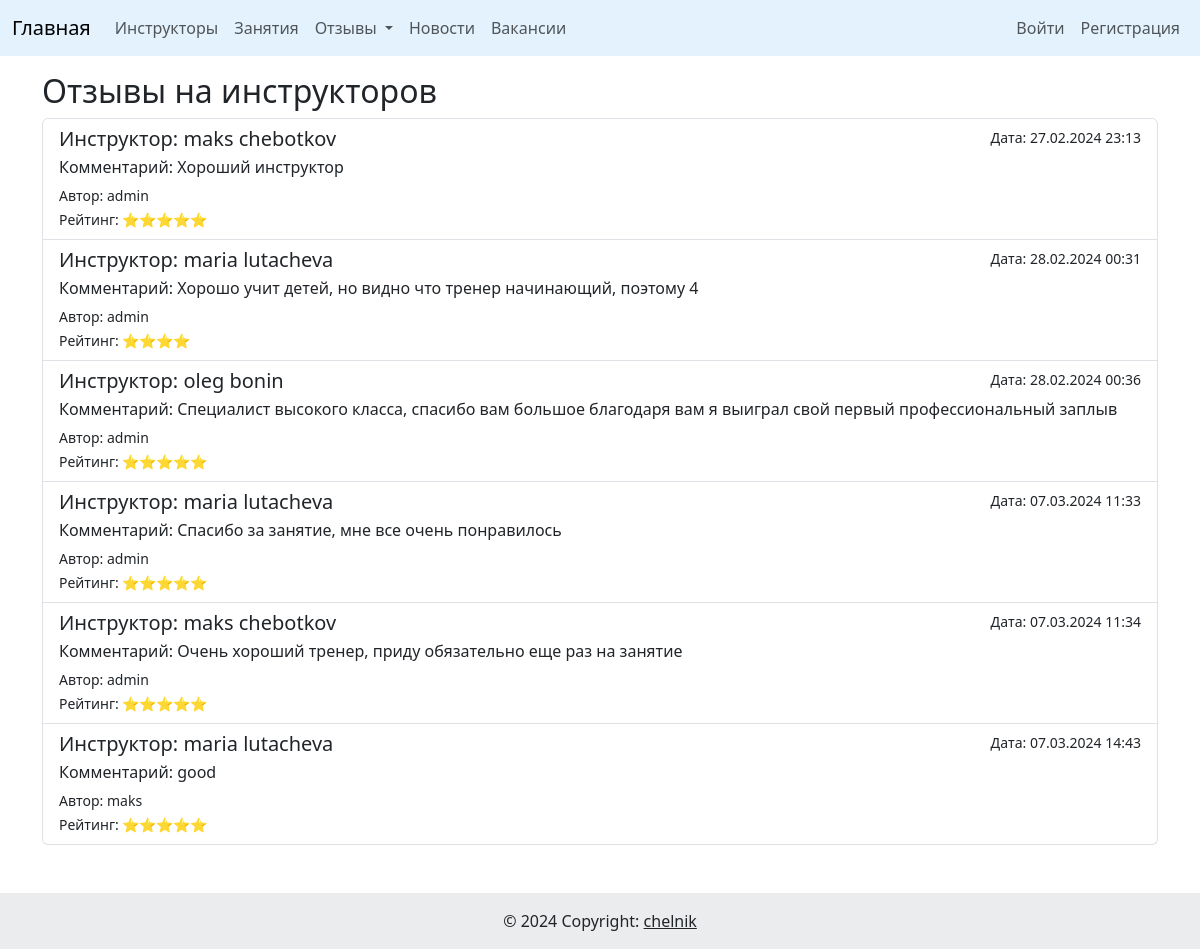
Page /instructor-review/ on the committed database.
### pool_app/models.py (models this page shows, shortened)
class InstructorReview(models.Model):
    RATING_CHOICES = [
        (1, '⭐'),
        (2, '⭐⭐'),
        (3, '⭐⭐⭐'),
        (4, '⭐⭐⭐⭐'),
        (5, '⭐⭐⭐⭐⭐'),
    ]
    instructor = models.ForeignKey(Instructor, on_delete=models.CASCADE,
                                   related_name='reviews')
    author = models.ForeignKey(User, on_delete=models.CASCADE)
    rating = models.IntegerField(choices=RATING_CHOICES)
    comment = models.TextField()
    created_at = models.DateTimeField(auto_now_add=True)
    class Meta:
        verbose_name = 'Отзыв на инструктора'
        verbose_name_plural = 'Отзывы на инструкторов'

class Instructor(models.Model):
    user = models.OneToOneField(User, on_delete=models.CASCADE)
    bio = models.TextField()
    qualifications = models.CharField(max_length=255)
    photo = models.ImageField(upload_to='instruct_img/', blank=True, null=True)
    class Meta:
        verbose_name = 'Инструктор'
        verbose_name_plural = 'Инструкторы'

### users/models.py (models this page shows, shortened)
class User(AbstractUser):
    date_of_birth = models.DateField(blank=True, null=True)
    phone_regex = RegexValidator(regex=r'^(?:\+7|8)\d{10}$',
                                 message="Неверный формат номера телефона")
    phone_number = models.CharField(validators=[phone_regex], max_length=12,
                                    unique=True, blank=False, null=False)
    class Meta:
        verbose_name = 'Пользователь'
        verbose_name_plural = 'Пользователи'
        ordering = 'username',

### pool_app/views.py (the view)
# urls.py: path('instructor-review/', instructor_review_list,
def instructor_review_list(request):
    reviews = InstructorReview.objects.all()
    return render(request, 'pool_app/instructor_review_list.html',
                  {'reviews': reviews})

### pool_app/templates/pool_app/instructor_review_list.html
{% extends 'base.html' %}
{% block content %}
<div class="container mt-3 mb-5">
    <h2>Отзывы на инструкторов</h2>
    {% if reviews %}
    <div class="list-group">
        {% for review in reviews %}
        <a href="#" class="list-group-item list-group-item-action" aria-current="true">
            <div class="d-flex w-100 justify-content-between">
                <h5 class="mb-1">Инструктор: {{ review.instructor.user.get_full_name }}</h5>
                <small>Дата: {{ review.created_at|date:"d.m.Y H:i" }}</small>
            </div>
            <p class="mb-1">Комментарий: {{ review.comment }}</p>
            <small>Автор: {{ review.author.username }}</small><br>
            <small>Рейтинг: {{ review.get_rating_display }}</small>
        </a>
        {% empty %}
        <div class="list-group-item">Отзывов пока нет.</div>
        {% endfor %}
    </div>
    {% else %}
    <p>Отзывов пока нет.</p>
    {% endif %}
</div>
{% endblock %}

### rows in the picture
InstructorReview: instructor.user.get_full_name "maks chebotkov", created_at "27.02.2024 23:13", comment "Хороший инструктор", author.username "admin", rating "⭐⭐⭐⭐⭐"
InstructorReview: instructor.user.get_full_name "maria lutacheva", created_at "28.02.2024 00:31", comment "Хорошо учит детей, но видно что тренер начинающий, поэтому 4", author.username "admin", rating "⭐⭐⭐⭐"
InstructorReview: instructor.user.get_full_name "oleg bonin", created_at "28.02.2024 00:36", comment "Специалист высокого класса, спасибо вам большое благодаря вам я выиграл свой первый профессиональный заплыв", author.username "admin", rating "⭐⭐⭐⭐⭐"
InstructorReview: instructor.user.get_full_name "maria lutacheva", created_at "07.03.2024 11:33", comment "Спасибо за занятие, мне все очень понравилось", author.username "admin", rating "⭐⭐⭐⭐⭐"
InstructorReview: instructor.user.get_full_name "maks chebotkov", created_at "07.03.2024 11:34", comment "Очень хороший тренер, приду обязательно еще раз на занятие", author.username "admin", rating "⭐⭐⭐⭐⭐"
InstructorReview: instructor.user.get_full_name "maria lutacheva", created_at "07.03.2024 14:43", comment "good", author.username "maks", rating "⭐⭐⭐⭐⭐"
